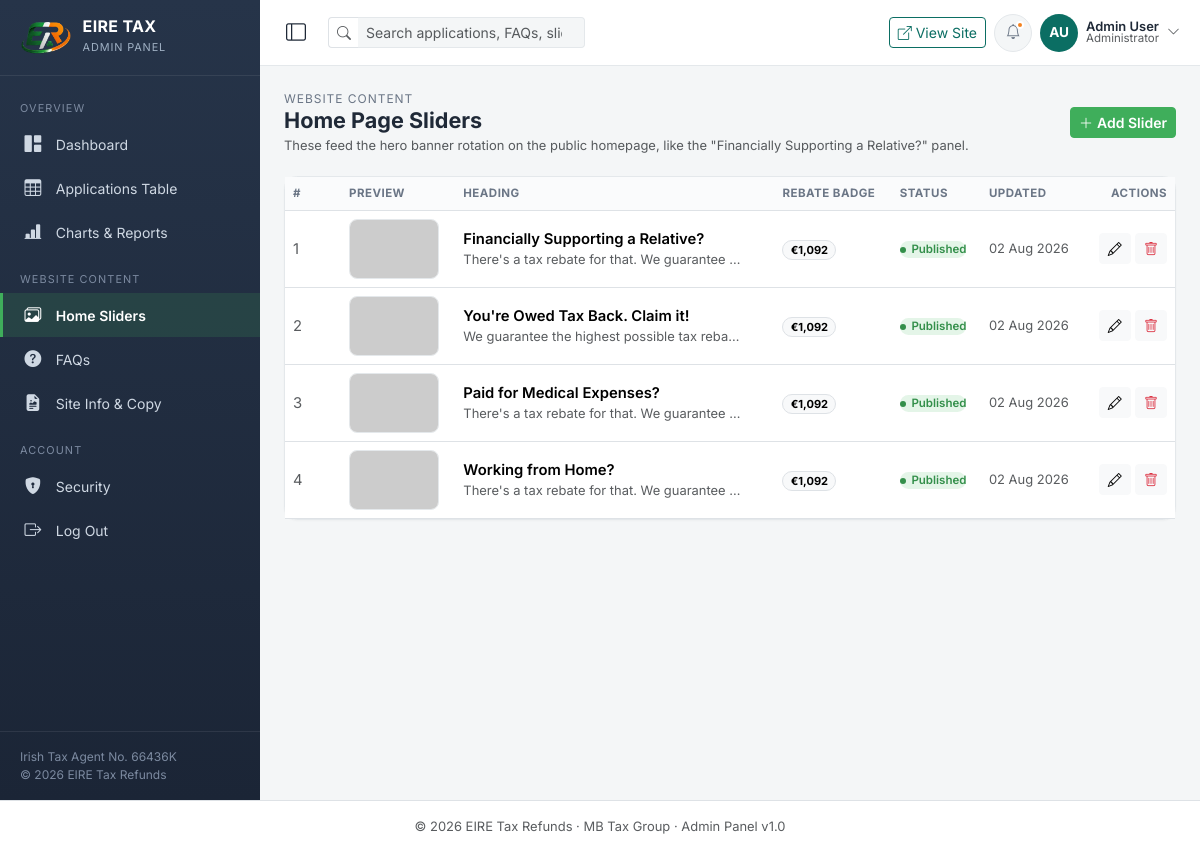
/admin/sliders.php (signed in), run on the app's committed database.
### tables this page shows
CREATE TABLE `sliders` (
  `id`          INT UNSIGNED AUTO_INCREMENT PRIMARY KEY,
  `title`       VARCHAR(160) NOT NULL,
  `subtitle`    TEXT NULL,
  `badge_text`  VARCHAR(80)  NOT NULL DEFAULT 'Average Rebate',
  `badge_value` VARCHAR(40)  NULL,
  `image`       VARCHAR(400) NULL,
  `cta_label`   VARCHAR(120) NOT NULL DEFAULT 'Apply Now',
  `cta_url`     VARCHAR(255) NOT NULL DEFAULT '/apply',
  `status`      ENUM('Published','Draft') NOT NULL DEFAULT 'Draft',
  `sort_order`  INT UNSIGNED NOT NULL DEFAULT 1,
  `updated_at`  TIMESTAMP NOT NULL DEFAULT CURRENT_TIMESTAMP ON UPDATE CURRENT_TIMESTAMP
);

### admin/includes/config.php (called while the page is built, shortened)
<?php
require '../inc/db.php';
function h($value): string
{
    return htmlspecialchars((string) $value, ENT_QUOTES, 'UTF-8');
}
function public_asset_url(string $path): string
{
    if (preg_match('#^https?://#i', $path)) {
        return $path;
    }
    return 'https://eiretaxrefund.ie/' . ltrim($path, '/');
}

### inc/db.php (called while the page is built, shortened)
<?php
function itr_db(): PDO
{
    static $pdo = null;
    if ($pdo === null) {
        $dsn = 'mysql:host=' . DB_HOST . ';dbname=' . DB_NAME . ';charset=' . DB_CHARSET;
        $pdo = new PDO($dsn, DB_USER, DB_PASS, [
            PDO::ATTR_ERRMODE            => PDO::ERRMODE_EXCEPTION,
            PDO::ATTR_DEFAULT_FETCH_MODE => PDO::FETCH_ASSOC,
            PDO::ATTR_EMULATE_PREPARES   => false,
        ]);
    }
    return $pdo;
}

### admin/sliders.php (the view, shortened to what this page needs)
<?php
require __DIR__ . '/includes/config.php';
$sliders = itr_db()->query('SELECT * FROM sliders ORDER BY sort_order ASC')->fetchAll();
$activeMenu = 'sliders';
require __DIR__ . '/includes/header.php';
require __DIR__ . '/includes/sidebar.php';
?>
<div class="main-col">
  <?php require __DIR__ . '/includes/navbar.php'; ?>
  <div class="content-area">
    <div class="page-header">
      <div>
        <div class="breadcrumb-eyebrow">Website Content</div>
        <h1>Home Page Sliders</h1>
        <p class="text-muted small mb-0">These feed the hero banner rotation on the public homepage, like the "Financially Supporting a Relative?" panel.</p>
      </div>
      <button class="btn btn-brand btn-sm" data-bs-toggle="modal" data-bs-target="#sliderModal" onclick="openSliderModal()">
        <i class="bi bi-plus-lg me-1"></i>Add Slider
      </button>
    </div>
    <div class="card">
      <div class="table-responsive">
        <table class="table align-middle mb-0">
          <thead>
            <tr>
              <th style="width:56px;">#</th>
              <th>Preview</th>
              <th>Heading</th>
              <th>Rebate Badge</th>
              <th>Status</th>
              <th>Updated</th>
              <th class="text-end">Actions</th>
            </tr>
          </thead>
          <tbody>
            <?php foreach ($sliders as $s): ?>
              <tr>
                <td class="text-muted"><?= h($s['sort_order']) ?></td>
                <td><img src="<?= h(public_asset_url($s['image'])) ?>" class="slider-thumb" alt="" onerror="this.src='https://placehold.co/90x60/e6f2f0/0b6e63?text=No+Image'"></td>
                <td>
                  <div class="fw-semibold"><?= h($s['title']) ?></div>
                  <div class="text-muted small text-truncate" style="max-width:280px;"><?= h($s['subtitle']) ?></div>
                </td>
                <td><span class="badge rounded-pill text-bg-light border">€<?= h($s['badge_value']) ?></span></td>
                <td>
                  <form method="post" class="d-inline">
                    <button type="submit" class="btn btn-sm border-0 p-0 status-pill <?= $s['status'] === 'Published' ? 'status-published' : 'status-draft' ?>">
                      <?= h($s['status']) ?>
                    </button>
                  </form>
                </td>
                <td class="text-muted small"><?= date('d M Y', strtotime($s['updated_at'])) ?></td>
                <td class="text-end">
                  <button class="btn btn-sm btn-light" title="Edit" data-bs-toggle="modal" data-bs-target="#sliderModal"
                    onclick='openSliderModal(<?= json_encode($s, JSON_HEX_APOS | JSON_HEX_QUOT) ?>)'>
                    <i class="bi bi-pencil"></i>
                  </button>
                  <button class="btn btn-sm btn-light text-danger" title="Delete"
                    data-confirm-delete data-action="sliders.php" data-name="<?= h($s['title']) ?>"
                    onclick="document.getElementById('deleteIdField').value='<?= h($s['id']) ?>'">
                    <i class="bi bi-trash"></i>
                  </button>
                </td>
              </tr>
            <?php endforeach; ?>
          </tbody>
        </table>
      </div>
    </div>
  </div>
</div>
<?php
require __DIR__ . '/includes/footer.php';

### admin/includes/header.php (shortened to what this page needs)
<?php
$activeMenu = $activeMenu ?? '';
?>
<!doctype html>
<html lang="en">
<head>
  <link rel="stylesheet" href="https://cdn.jsdelivr.net/npm/bootstrap@5.3.3/dist/css/bootstrap.min.css">
  <link rel="stylesheet" href="https://cdn.jsdelivr.net/npm/bootstrap-icons@1.11.3/font/bootstrap-icons.css">
  <link rel="stylesheet" href="https://cdn.datatables.net/1.13.8/css/dataTables.bootstrap5.min.css">
  <link rel="stylesheet" href="<?= BASE_URL ?>/assets/css/style.css">
</head>
<body class="<?= isset($_COOKIE['sidebar_collapsed']) && $_COOKIE['sidebar_collapsed'] === '1' ? 'sidebar-collapsed' : '' ?>">
<div class="app-shell">

### admin/includes/sidebar.php
<?php
function nav_active($key, $activeMenu) { return $key === $activeMenu ? 'active' : ''; }
?>
<nav class="sidebar d-flex flex-column">
  <div class="sidebar-brand">
    <img src="assets/icon.png" alt="EIRE" height="35" />
    <div class="brand-text">
      <strong>EIRE TAX</strong>
      <span>Admin Panel</span>
    </div>
  </div>
  <div class="flex-grow-1 py-2">
    <div class="nav-section-title">Overview</div>
    <ul class="nav flex-column">
      <li class="nav-item">
        <a class="nav-link <?= nav_active('dashboard', $activeMenu) ?>" href="<?= BASE_URL ?>/dashboard.php">
          <i class="bi bi-grid-1x2-fill"></i><span class="nav-label">Dashboard</span>
        </a>
      </li>
      <li class="nav-item">
        <a class="nav-link <?= nav_active('tables', $activeMenu) ?>" href="<?= BASE_URL ?>/tables.php">
          <i class="bi bi-table"></i><span class="nav-label">Applications Table</span>
        </a>
      </li>
      <li class="nav-item">
        <a class="nav-link <?= nav_active('charts', $activeMenu) ?>" href="<?= BASE_URL ?>/charts.php">
          <i class="bi bi-bar-chart-line-fill"></i><span class="nav-label">Charts &amp; Reports</span>
        </a>
      </li>
    </ul>
    <div class="nav-section-title">Website Content</div>
    <ul class="nav flex-column">
      <li class="nav-item">
        <a class="nav-link <?= nav_active('sliders', $activeMenu) ?>" href="<?= BASE_URL ?>/sliders.php">
          <i class="bi bi-images"></i><span class="nav-label">Home Sliders</span>
        </a>
      </li>
      <li class="nav-item">
        <a class="nav-link <?= nav_active('faqs', $activeMenu) ?>" href="<?= BASE_URL ?>/faqs.php">
          <i class="bi bi-question-circle-fill"></i><span class="nav-label">FAQs</span>
        </a>
      </li>
      <li class="nav-item">
        <a class="nav-link <?= nav_active('site-content', $activeMenu) ?>" href="<?= BASE_URL ?>/site-content.php">
          <i class="bi bi-file-earmark-richtext-fill"></i><span class="nav-label">Site Info &amp; Copy</span>
        </a>
      </li>
    </ul>
    <div class="nav-section-title">Account</div>
    <ul class="nav flex-column">
      <li class="nav-item">
        <a class="nav-link <?= nav_active('security', $activeMenu) ?>" href="<?= BASE_URL ?>/security.php">
          <i class="bi bi-shield-lock-fill"></i><span class="nav-label">Security</span>
        </a>
      </li>
      <li class="nav-item">
        <a class="nav-link" href="<?= BASE_URL ?>/logout.php">
          <i class="bi bi-box-arrow-right"></i><span class="nav-label">Log Out</span>
        </a>
      </li>
    </ul>
  </div>
  <div class="sidebar-footer">
    <span class="nav-label">Irish Tax Agent No. 66436K</span><br>
    <span class="nav-label">&copy; <?= date('Y') ?> EIRE Tax Refunds</span>
  </div>
</nav>

### admin/includes/navbar.php (shortened to what this page needs)
<?php
$currentAdmin = $_SESSION['admin'] ?? ['name' => 'Admin', 'email' => '', 'role' => 'Administrator'];
$initials = '';
foreach (explode(' ', trim($currentAdmin['name'])) as $part) { $initials .= strtoupper(substr($part, 0, 1)); }
$initials = substr($initials, 0, 2) ?: 'A';
?>
<header class="topbar">
  <div class="d-flex align-items-center gap-2">
    <button class="btn-toggle d-none d-lg-inline-flex" id="sidebarCollapseBtn" title="Toggle sidebar">
      <i class="bi bi-layout-sidebar"></i>
    </button>
    <div class="search-box d-none d-md-block ms-2">
      <div class="input-group input-group-sm">
        <span class="input-group-text bg-transparent border-end-0"><i class="bi bi-search text-muted"></i></span>
        <input type="search" class="form-control border-start-0" placeholder="Search applications, FAQs, sliders…">
      </div>
    </div>
  </div>
  <div class="d-flex align-items-center gap-2">
    <a href="https://eiretaxrefund.com" class="btn btn-sm btn-outline-teal d-none d-md-inline-flex align-items-center gap-1" target="_blank">
      <i class="bi bi-box-arrow-up-right"></i> View Site
    </a>
    <div class="icon-btn" title="Notifications" data-bs-toggle="dropdown" role="button">
      <i class="bi bi-bell"></i>
      <span class="dot"></span>
    </div>
    <div class="dropdown">
      <div class="d-flex align-items-center gap-2" role="button" data-bs-toggle="dropdown">
        <div class="avatar-circle"><?= h($initials) ?></div>
        <div class="d-none d-md-block lh-1">
          <div class="fw-semibold small"><?= h($currentAdmin['name']) ?></div>
          <div class="text-muted" style="font-size:.72rem;"><?= h($currentAdmin['role']) ?></div>
        </div>
        <i class="bi bi-chevron-down small text-muted d-none d-md-block"></i>
      </div>
    </div>
  </div>
</header>

### admin/includes/footer.php (shortened to what this page needs)
    </div>
    <footer class="text-center text-muted small py-3 border-top bg-white">
      &copy; <?= date('Y') ?> EIRE Tax Refunds &middot; MB Tax Group &middot; Admin Panel v1.0
    </footer>
</body>
</html>

### admin/assets/css/style.css (style rules this page uses)
:root { --etr-teal: #0b6e63; --etr-teal-dark: #084f47; --etr-teal-light: #e6f2f0; --etr-green: #3fae5b; --etr-green-dark: #338f4a; --etr-orange: #f4821f; --etr-navy: #263449; --etr-navy-dark: #1b2536; --etr-ink: #1f2937; --etr-muted: #6b7686; --etr-bg: #f4f6f7; --etr-border: #e4e8eb; --sidebar-width: 260px; --sidebar-width-collapsed: 78px; --topbar-height: 66px; }
body { background: var(--etr-bg); color: var(--etr-ink); font-family: "Inter", "Segoe UI", system-ui, -apple-system, sans-serif; font-size: 0.925rem; }
a { color: var(--etr-teal); }
.app-shell { display: flex; min-height: 100vh; }
.sidebar { width: var(--sidebar-width); min-width: var(--sidebar-width); background: linear-gradient(180deg, var(--etr-navy) 0%, var(--etr-navy-dark) 100%); color: #cfd8e3; position: sticky; top: 0; height: 100vh; overflow-y: auto; transition: all .2s ease; z-index: 1030; }
.sidebar-brand { display: flex; align-items: center; gap: .65rem; padding: 1.1rem 1.25rem; border-bottom: 1px solid rgba(255,255,255,.08); }
.sidebar-brand .brand-text strong { display: block; color: #fff; line-height: 1.1; font-size: 1rem; letter-spacing: .02em; }
.sidebar-brand .brand-text span { font-size: .68rem; color: #9fb0c3; text-transform: uppercase; letter-spacing: .08em; }
.nav-section-title { font-size: .68rem; text-transform: uppercase; letter-spacing: .1em; color: #7c8aa0; padding: 1rem 1.25rem .35rem; }
.sidebar .nav-link { color: #cfd8e3; padding: .6rem 1.25rem; display: flex; align-items: center; gap: .8rem; border-left: 3px solid transparent; font-size: .875rem; border-radius: 0; }
.sidebar .nav-link i { font-size: 1.05rem; width: 20px; text-align: center; flex-shrink: 0; }
.sidebar .nav-link.active { background: rgba(63,174,91,.16); border-left-color: var(--etr-green); color: #fff; font-weight: 600; }
.sidebar-footer { padding: 1rem 1.25rem; border-top: 1px solid rgba(255,255,255,.08); font-size: .75rem; color: #7c8aa0; }
.main-col { flex: 1; min-width: 0; display: flex; flex-direction: column; }
.topbar { height: var(--topbar-height); background: #fff; border-bottom: 1px solid var(--etr-border); display: flex; align-items: center; justify-content: space-between; padding: 0 1.25rem; position: sticky; top: 0; z-index: 1020; }
.topbar .btn-toggle { border: none; background: transparent; font-size: 1.25rem; color: var(--etr-ink); }
.topbar .search-box { max-width: 320px; }
.topbar .search-box .form-control { background: var(--etr-bg); border: 1px solid var(--etr-border); }
.topbar .icon-btn { width: 38px; height: 38px; border-radius: 50%; display: inline-flex; align-items: center; justify-content: center; color: var(--etr-muted); background: var(--etr-bg); border: 1px solid var(--etr-border); position: relative; }
.topbar .icon-btn .dot { position: absolute; top: 6px; right: 7px; width: 8px; height: 8px; border-radius: 50%; background: var(--etr-orange); border: 2px solid #fff; }
.avatar-circle { width: 38px; height: 38px; border-radius: 50%; background: var(--etr-teal); color: #fff; display: inline-flex; align-items: center; justify-content: center; font-weight: 700; font-size: .85rem; }
.content-area { padding: 1.5rem; flex: 1; }
.page-header { display: flex; align-items: center; justify-content: space-between; flex-wrap: wrap; gap: .75rem; margin-bottom: 1.25rem; }
.page-header h1 { font-size: 1.35rem; font-weight: 700; margin-bottom: .15rem; }
.breadcrumb-eyebrow { font-size: .75rem; text-transform: uppercase; letter-spacing: .08em; color: var(--etr-muted); }
.card { border: 1px solid var(--etr-border); border-radius: .8rem; box-shadow: 0 1px 2px rgba(16,24,40,.03); }
.btn-brand { background: var(--etr-green); border-color: var(--etr-green); color: #fff; font-weight: 600; }
.btn-outline-teal { color: var(--etr-teal); border-color: var(--etr-teal); }
.status-pill { font-size: .72rem; font-weight: 600; padding: .3rem .65rem; border-radius: 50px; display: inline-flex; align-items: center; gap: .35rem; }
.status-pill::before { content: ""; width: 6px; height: 6px; border-radius: 50%; background: currentColor; }
.status-published { background: #e4f5e8; color: var(--etr-green-dark); }
.slider-thumb { width: 90px; height: 60px; object-fit: cover; border-radius: .5rem; border: 1px solid var(--etr-border); }
.table > :not(caption) > * > * { vertical-align: middle; }
.table thead th { font-size: .72rem; text-transform: uppercase; letter-spacing: .04em; color: var(--etr-muted); border-bottom-width: 1px; background: #fafbfc; }

### data on the page
sliders: sort_order "1", title "Financially Supporting a Relative?", subtitle "There's a tax rebate for that. We guarantee…", badge_value "1,092", status "Published", updated_at "02 Aug 2026"
sliders: sort_order "2", title "You're Owed Tax Back. Claim it!", subtitle "We guarantee the highest possible tax reba…", badge_value "1,092", status "Published", updated_at "02 Aug 2026"
sliders: sort_order "3", title "Paid for Medical Expenses?", subtitle "There's a tax rebate for that. We guarantee…", badge_value "1,092", status "Published", updated_at "02 Aug 2026"
sliders: sort_order "4", title "Working from Home?", subtitle "There's a tax rebate for that. We guarantee…", badge_value "1,092", status "Published", updated_at "02 Aug 2026"

### other printed values
$initials "AU"
$currentAdmin['name'] "Admin User"
$currentAdmin['role'] "Administrator"
